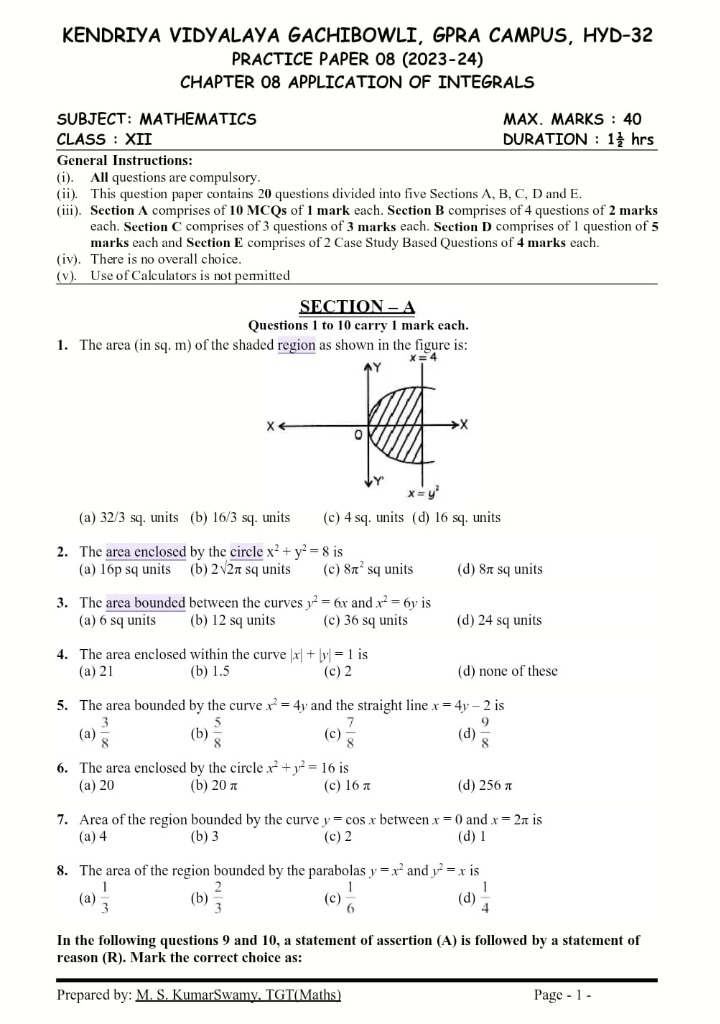
#> input picture sample_tests/kendriya_math_8q.jpg, 720 x 1024 px
$ python -i pdf_image_slicer.py   (imports and definitions only)
#> lines starting #> are read from the running program, lines starting #| are printed output that depends on the picture; after the words box and inside, x2 and y2 are one past the last pixel; in counts of white or black regions, pixels touching at a corner belong together
#> further down, picture is the input picture: PIL image 720x1024 RGB; mean R, G, B 242.5, 242.4, 241.1
import os
import re
import uuid
from datetime import datetime
from typing import List, Dict, Tuple, Optional, Any
from concurrent.futures import ThreadPoolExecutor
from PIL import Image
import pdfplumber

from app.pdf_parser import detect_test_meta, extract_answer_keys

# Universal question marker regex:
# Marker with prefix: e.g. Q1, Q.1, Question 1, Que 1, Q-1, Q.No. 1, etc.
PREFIXED_Q_RE = re.compile(
    r'^(?:Q(?:uestion|ue)?|Q\.?No\.?)[\.\s\-_]*(?:\(?|\[?)(\d{1,3})(?:\)?|\]?)(?:[\.\)\:\-]|\s|$)',
    re.IGNORECASE
)
# Marker without prefix: MUST have delimiter e.g. '1.', '1)', '(1)', '[1]', '1:', '1-'
DELIMITED_NUM_RE = re.compile(
    r'^(?:(?:\(?|\[?)(\d{1,3})(?:\)|\])|(\d{1,3})[\.\)\:\-]|(\d{1,3})\s+[-–])(?!\d)',
    re.IGNORECASE
)
PREFIX_WORD_RE = re.compile(r'^(?:Q(?:uestion|ue)?|Q\.?No\.?)$', re.IGNORECASE)
NUM_TOKEN_RE = re.compile(r'^(?:\(?|\[?)(\d{1,3})(?:\)?|\]?)[\.\)\:\-]?$', re.IGNORECASE)

# [13 lines left out: function is_question_marker_token, not called in this run]

def trim_white_borders(img: Image.Image, padding: int = 10, thresh: int = 245) -> Image.Image:
    """
    Trims excessive blank white margins around a cropped question image
    while preserving comfortable padding so text and diagrams don't touch the border.
    """
#> called with padding = 10, thresh = 245
    try:
        gray = img.convert('L')
        bw = gray.point(lambda p: 255 if p < thresh else 0, mode='1')
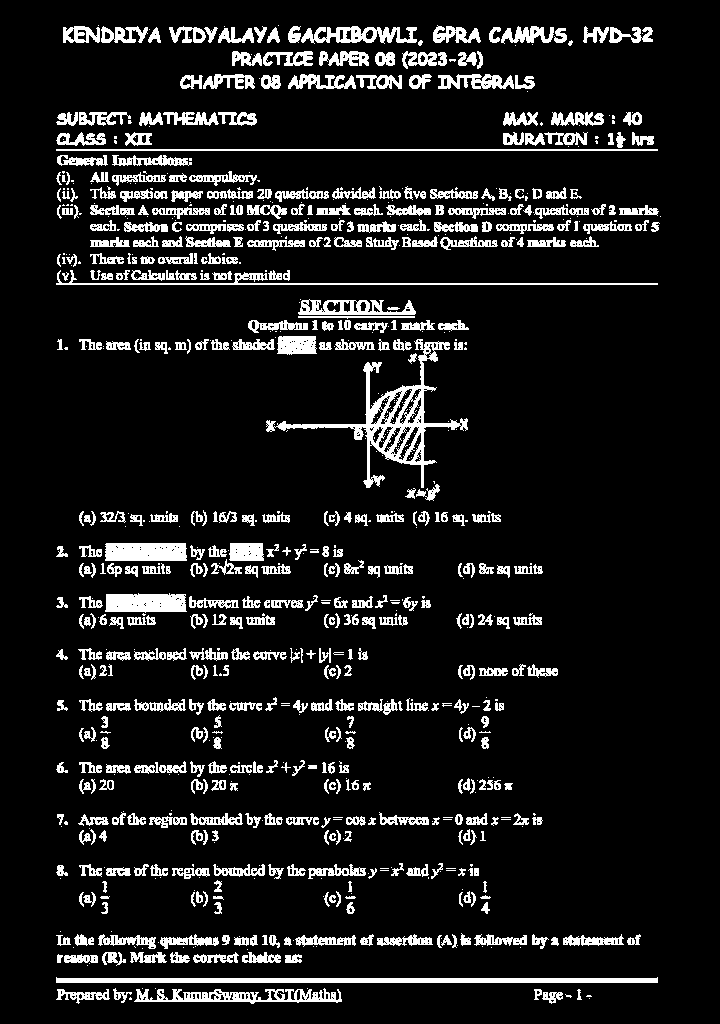
#> bw: PIL image 720x1024 1; 10.7% white; 853 white regions (334 under 20 px), largest, box (x1, y1, x2, y2) and area: (266, 339, 468, 488) 4419, (56, 977, 658, 983) 3012, (134, 988, 342, 1004) 1595
        bbox = bw.getbbox()
#> bbox = (56, 25, 661, 1004)
        if bbox:
            left = max(0, bbox[0] - padding)
#> left = 46
            top = max(0, bbox[1] - padding)
#> top = 15
            right = min(img.width, bbox[2] + padding)
#> right = 671
            bottom = min(img.height, bbox[3] + padding)
#> bottom = 1014
            return img.crop((left, top, right, bottom))
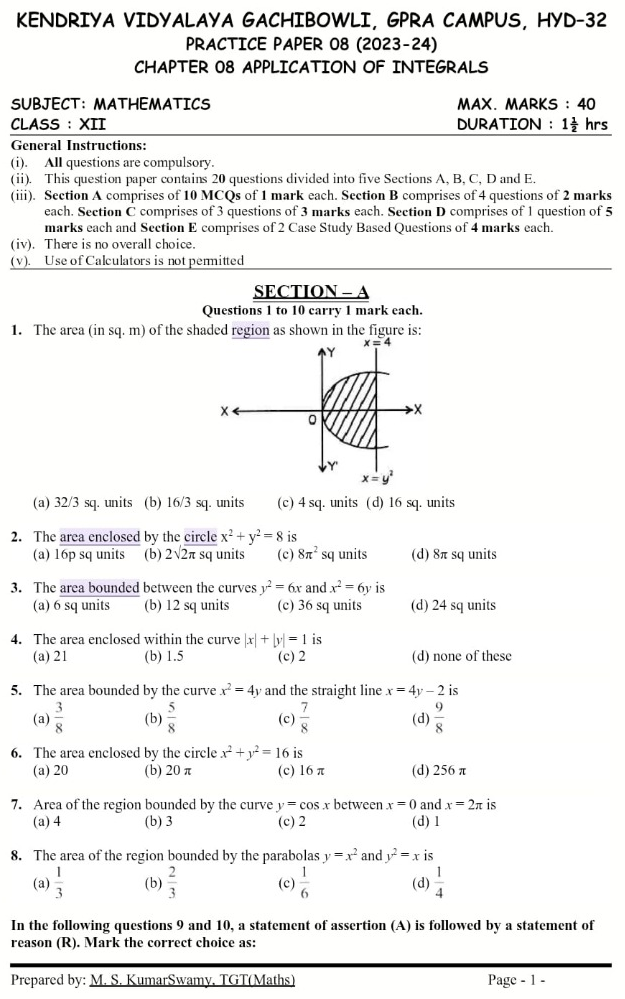
#> returned value: PIL image 625x999 RGB; mean R, G, B 240.2, 240.2, 238.9
    except Exception:
        pass
    return img

# [268 lines left out: functions optimize_and_save_crop, extract_column_question_markers, slice_pdf_to_question_images, not called in this run]

>>> from PIL import Image
>>> picture = Image.open('../sample_tests/kendriya_math_8q.jpg')
>>> result = trim_white_borders(picture)
